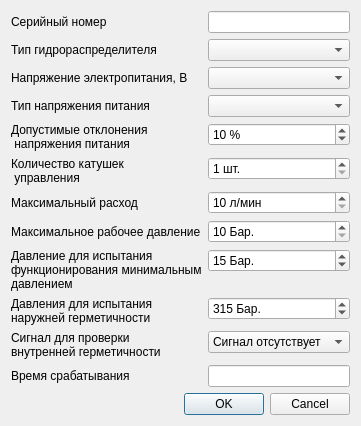
<?xml version="1.0" encoding="UTF-8"?>
<ui version="4.0">
 <class>TitleInfo</class>
 <widget class="QWidget" name="TitleInfo">
  <property name="geometry">
   <rect>
    <x>0</x>
    <y>0</y>
    <width>389</width>
    <height>419</height>
   </rect>
  </property>
  <property name="sizePolicy">
   <sizepolicy hsizetype="Fixed" vsizetype="Fixed">
    <horstretch>0</horstretch>
    <verstretch>0</verstretch>
   </sizepolicy>
  </property>
  <property name="windowTitle">
   <string>Параметры испытания</string>
  </property>
  <property name="whatsThis">
   <string/>
  </property>
  <layout class="QVBoxLayout" name="verticalLayout">
   <property name="sizeConstraint">
    <enum>QLayout::SetFixedSize</enum>
   </property>
   <item>
    <layout class="QFormLayout" name="formLayout">
     <item row="2" column="1">
      <widget class="QLineEdit" name="SerNo">
       <property name="clearButtonEnabled">
        <bool>true</bool>
       </property>
      </widget>
     </item>
     <item row="2" column="0">
      <widget class="QLabel" name="l_sn">
       <property name="text">
        <string>Серийный номер</string>
       </property>
      </widget>
     </item>
     <item row="3" column="1">
      <widget class="QComboBox" name="GsType">
       <property name="duplicatesEnabled">
        <bool>false</bool>
       </property>
       <property name="frame">
        <bool>true</bool>
       </property>
      </widget>
     </item>
     <item row="3" column="0">
      <widget class="QLabel" name="l_gs_type">
       <property name="text">
        <string>Тип гидрораспределителя</string>
       </property>
      </widget>
     </item>
     <item row="4" column="1">
      <widget class="QComboBox" name="Voltage">
       <property name="currentText">
        <string/>
       </property>
       <property name="currentIndex">
        <number>-1</number>
       </property>
       <item>
        <property name="text">
         <string>24</string>
        </property>
       </item>
       <item>
        <property name="text">
         <string>48</string>
        </property>
       </item>
       <item>
        <property name="text">
         <string>110</string>
        </property>
       </item>
       <item>
        <property name="text">
         <string>220</string>
        </property>
       </item>
      </widget>
     </item>
     <item row="4" column="0">
      <widget class="QLabel" name="l_voltage">
       <property name="text">
        <string>Напряжение электропитания, В</string>
       </property>
      </widget>
     </item>
     <item row="5" column="0">
      <widget class="QLabel" name="l_voltage_type">
       <property name="text">
        <string>Тип напряжения питания</string>
       </property>
      </widget>
     </item>
     <item row="5" column="1">
      <widget class="QComboBox" name="VoltageType">
       <property name="currentIndex">
        <number>-1</number>
       </property>
       <item>
        <property name="text">
         <string>Постоянное</string>
        </property>
       </item>
       <item>
        <property name="text">
         <string>Переменное</string>
        </property>
       </item>
      </widget>
     </item>
     <item row="6" column="0">
      <widget class="QLabel" name="l_voltage_range">
       <property name="text">
        <string>Допустимые отклонения
 напряжения питания</string>
       </property>
      </widget>
     </item>
     <item row="7" column="0">
      <widget class="QLabel" name="l_reel_count">
       <property name="text">
        <string>Количество катушек
 управления</string>
       </property>
      </widget>
     </item>
     <item row="7" column="1">
      <widget class="QSpinBox" name="ReelCount">
       <property name="suffix">
        <string> шт.</string>
       </property>
       <property name="minimum">
        <number>1</number>
       </property>
       <property name="maximum">
        <number>2</number>
       </property>
      </widget>
     </item>
     <item row="6" column="1">
      <widget class="QSpinBox" name="VoltageRange">
       <property name="suffix">
        <string> %</string>
       </property>
       <property name="maximum">
        <number>30</number>
       </property>
       <property name="value">
        <number>10</number>
       </property>
      </widget>
     </item>
     <item row="9" column="0">
      <widget class="QLabel" name="label">
       <property name="text">
        <string>Максимальное рабочее давление</string>
       </property>
      </widget>
     </item>
     <item row="8" column="0">
      <widget class="QLabel" name="label_2">
       <property name="text">
        <string>Максимальный расход</string>
       </property>
      </widget>
     </item>
     <item row="10" column="0">
      <widget class="QLabel" name="label_3">
       <property name="text">
        <string>Давление для испытания
функционирования минимальным
давлением</string>
       </property>
      </widget>
     </item>
     <item row="11" column="0">
      <widget class="QLabel" name="label_4">
       <property name="text">
        <string>Давления для испытания
наружней герметичности</string>
       </property>
      </widget>
     </item>
     <item row="12" column="0">
      <widget class="QLabel" name="label_5">
       <property name="text">
        <string>Сигнал для проверки
внутренней герметичности</string>
       </property>
      </widget>
     </item>
     <item row="13" column="0">
      <widget class="QLabel" name="label_6">
       <property name="text">
        <string>Время срабатывания</string>
       </property>
      </widget>
     </item>
     <item row="8" column="1">
      <widget class="QSpinBox" name="spinBox">
       <property name="suffix">
        <string> л/мин</string>
       </property>
       <property name="minimum">
        <number>10</number>
       </property>
       <property name="maximum">
        <number>1100</number>
       </property>
      </widget>
     </item>
     <item row="9" column="1">
      <widget class="QSpinBox" name="spinBox_2">
       <property name="suffix">
        <string> Бар.</string>
       </property>
       <property name="minimum">
        <number>10</number>
       </property>
       <property name="maximum">
        <number>400</number>
       </property>
      </widget>
     </item>
     <item row="10" column="1">
      <widget class="QSpinBox" name="spinBox_3">
       <property name="suffix">
        <string> Бар.</string>
       </property>
       <property name="minimum">
        <number>10</number>
       </property>
       <property name="maximum">
        <number>100</number>
       </property>
       <property name="value">
        <number>15</number>
       </property>
      </widget>
     </item>
     <item row="11" column="1">
      <widget class="QSpinBox" name="spinBox_4">
       <property name="suffix">
        <string> Бар.</string>
       </property>
       <property name="minimum">
        <number>10</number>
       </property>
       <property name="maximum">
        <number>400</number>
       </property>
       <property name="value">
        <number>315</number>
       </property>
      </widget>
     </item>
     <item row="12" column="1">
      <widget class="QComboBox" name="comboBox">
       <item>
        <property name="text">
         <string>Сигнал отсутствует</string>
        </property>
       </item>
       <item>
        <property name="text">
         <string>Катушка А</string>
        </property>
       </item>
       <item>
        <property name="text">
         <string>Катушка Б</string>
        </property>
       </item>
      </widget>
     </item>
     <item row="13" column="1">
      <widget class="QLineEdit" name="ExecuteTime">
       <property name="clearButtonEnabled">
        <bool>true</bool>
       </property>
      </widget>
     </item>
    </layout>
   </item>
   <item>
    <widget class="QDialogButtonBox" name="buttonBox">
     <property name="standardButtons">
      <set>QDialogButtonBox::Cancel|QDialogButtonBox::Ok</set>
     </property>
    </widget>
   </item>
  </layout>
 </widget>
 <resources/>
 <connections/>
</ui>
